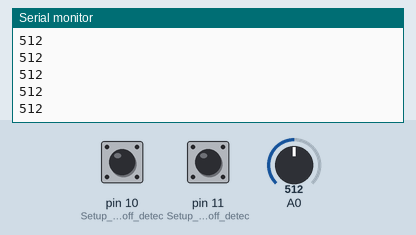
The sketch below on a simulated Arduino Uno, built with avr-gcc and run on an emulated ATmega328P. On the bench: the last lines printed to the serial monitor. The inputs (shaded band) are chosen by the test bench; at power-on: pin 10 (Setup_for_leads_off_detec) LOW, A0 = 512, pin 11 (Setup_for_leads_off_detec) LOW.

Above: at 1.2 s.
1.3 s: pin 10 (Setup_for_leads_off_detec) pulled HIGH for 0.15 s
2.9 s: A0 set to 716
At 4.0 s:
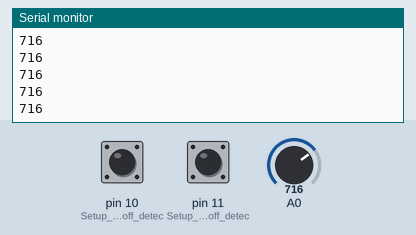
4.4 s: pin 11 (Setup_for_leads_off_detec) pulled HIGH for 0.15 s
6.0 s: A0 set to 900
At 6.9 s:
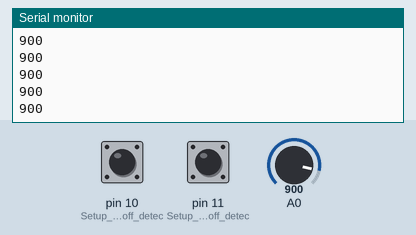
7.5 s: pin 10 (Setup_for_leads_off_detec) pulled HIGH for 1 s
At 8.1 s:
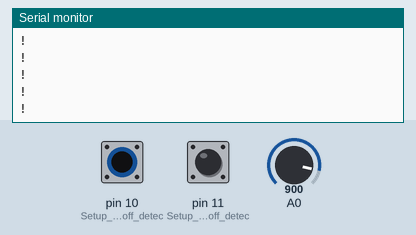
10.0 s: pin 11 (Setup_for_leads_off_detec) pulled HIGH for 0.15 s
Timing chart, 0 to 12.0 s (numbered marks = the images above; inputs shaded):
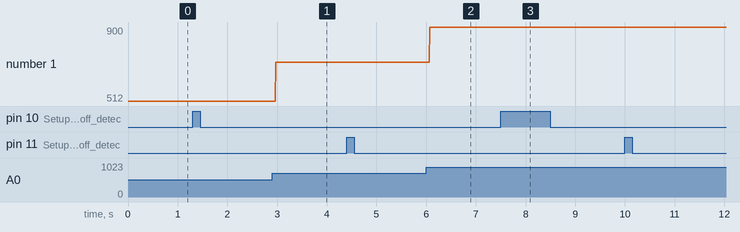

Measured:
- after the input at 2.9 s, the serial monitor: prints a new line after 0.07 s (image 1)
- after the input at 6.0 s, the serial monitor: prints a new line after 0.07 s (image 2)
- plotted number 1: 512 → 716 after the input at 2.9 s, 716 → 900 after the input at 6.0 s

The sketch:

Heart_Rate_Display_Arduino.ino
```cpp
/******************************************************************************
Heart_Rate_Display.ino
Demo Program for AD8232 Heart Rate sensor.

The AD8232 Heart Rate sensor is a low cost EKG/ECG sensor.  This example shows
how to create an ECG with real time display.  The display is using Processing.
This sketch is based heavily on the Graphing Tutorial provided in the Arduino
IDE. http://www.arduino.cc/en/Tutorial/Graph


Development environment specifics:
	IDE: Arduino 1.0.5
	Hardware Platform: Arduino Pro 3.3V/8MHz
	AD8232 Heart Monitor Version: 1.0


******************************************************************************/

void setup() {
  // initialize the serial communication:
  Serial.begin(9600);
  pinMode(10, INPUT); // Setup for leads off detection LO +
  pinMode(11, INPUT); // Setup for leads off detection LO -

}

void loop() {

  if((digitalRead(10) == 1)||(digitalRead(11) == 1)){
    Serial.println('!');
  }
  else{
    // send the value of analog input 0:
      Serial.println(analogRead(A0));
  }
  //Wait for a bit to keep serial data from saturating
  delay(1);
}
```
